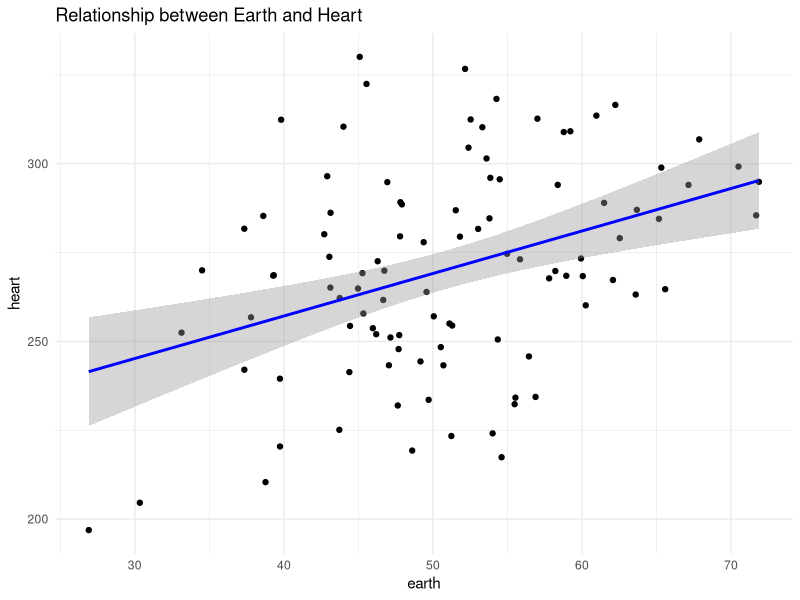

Reproduce this figure in R.
# Load necessary library
library(ggplot2)

# 1. Simulate independent variables
set.seed(123) 
n <- 100 
earth <- rnorm(n, mean=50, sd=10)
fire <- rnorm(n, mean=30, sd=5)
wind <- rnorm(n, mean=20, sd=4)
water <- rnorm(n, mean=40, sd=8)

# 2. Generate dependent variable + random noise
heart <- 5 + 1.5*earth + 2*fire + 0.5*wind + 3*water + rnorm(n, mean=0, sd=5)

data <- data.frame(earth, fire, wind, water, heart)

# 3. Fit linear regression model
model <- lm(heart ~ earth + fire + wind + water, data=data)

# Summary of the model
summary(model)

# Optional: Plotting
# Basic scatter plot of heart vs. one of the variables (e.g., earth) to visualize relationship
# Adjust variable names as needed for different plots
ggplot(data, aes(x=earth, y=heart)) +
  geom_point() +
  geom_smooth(method="lm", col="blue") +
  theme_minimal() +
  ggtitle("Relationship between Earth and Heart")
